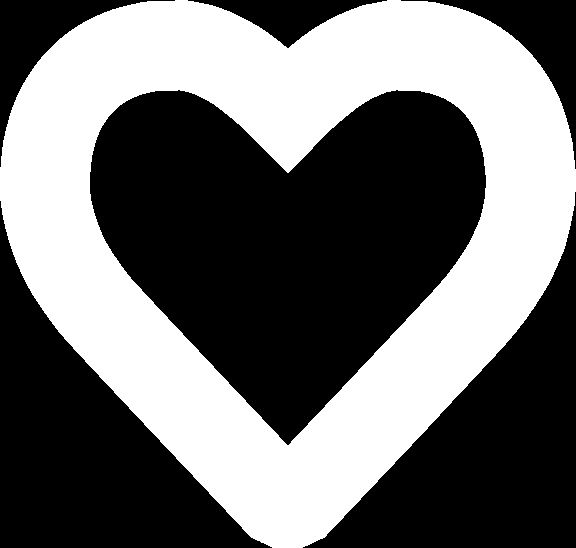
#> input picture tasks/torpedoes/heart_template.png, 576 x 548 px
$ python -i holes_detector.py   (imports and definitions only)   (older library calls are emulated)
#> lines starting #> are read from the running program, lines starting #| are printed output that depends on the picture; after the words box and inside, x2 and y2 are one past the last pixel; in counts of white or black regions, pixels touching at a corner belong together
#> further down, picture is the input picture: shape (548, 576, 3); 43.3% white; 1 white region, box (x1, y1, x2, y2) and area: (0, 0, 576, 548) 136749
"""
File contains interface for locator class for holes locator
"""
import cv2
import numpy as np

CURRENT_DIRECTORY = "tasks/torpedoes/"


class HeartDetector():
    def __init__(self, current_directory= "tasks/torpedoes/"):
#> called with current_directory = 'tasks/torpedoes/'
        self.CURRENT_DIRECTORY = current_directory

        template = cv2.imread(self.CURRENT_DIRECTORY + 'heart_template.png', cv2.CV_8UC1)
#> template: shape (548, 576); 43.3% white; 1 white region
        self.contours_template, self.hierarchy_template = cv2.findContours(template, cv2.RETR_CCOMP, cv2.CHAIN_APPROX_SIMPLE)
#> self.contours_template = 2 contours; box (x1, y1, x2, y2) and area: (0, 0, 576, 548) 223943, (89, 89, 487, 446) 88466; self.hierarchy_template = [[-1, -1, 1, -1], [-1, -1, -1, 0]]

    # [26 lines left out: functions draw_contours, prepareImage, thresholdImage, not called in this run]

    def doMorphOperations(self, frame):
        kernel = (19, 19)

        frame = cv2.erode(frame, cv2.getStructuringElement(cv2.MORPH_ELLIPSE, kernel))
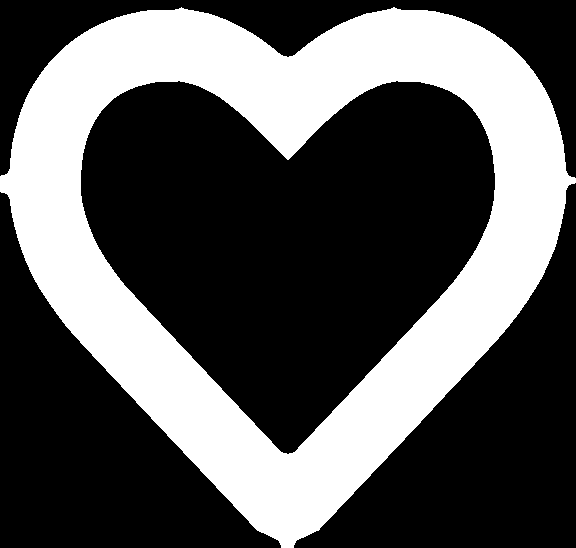
#> frame: shape (548, 576, 3); 34.7% white; 1 white region, box (x1, y1, x2, y2) and area: (0, 7, 576, 548) 109514
        frame = cv2.dilate(frame, cv2.getStructuringElement(cv2.MORPH_ELLIPSE, kernel))
#> frame: shape (548, 576, 3); 43.3% white; 1 white region, box (x1, y1, x2, y2) and area: (0, 0, 576, 548) 136718
        frame = cv2.dilate(frame, cv2.getStructuringElement(cv2.MORPH_ELLIPSE, kernel))
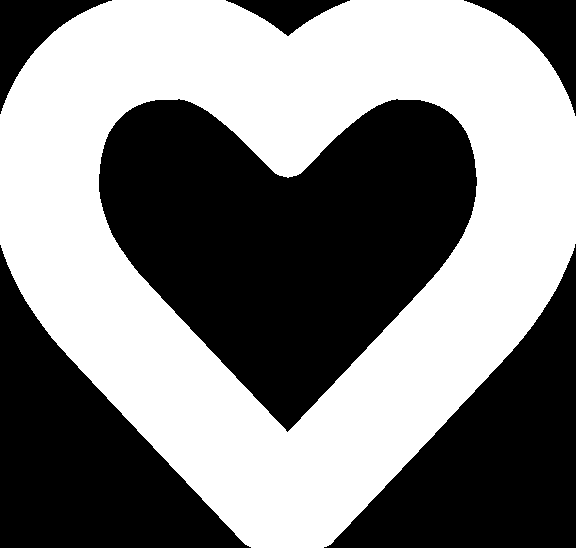
#> frame: shape (548, 576, 3); 51% white; 6 black regions, box (x1, y1, x2, y2) and area: (99, 99, 477, 432) 76937, (324, 244, 576, 548) 33613, (0, 245, 251, 548) 33460, (464, 0, 576, 116) 4342, (0, 0, 112, 114) 4301, (226, 0, 350, 36) 1996
        frame = cv2.erode(frame, cv2.getStructuringElement(cv2.MORPH_ELLIPSE, kernel))
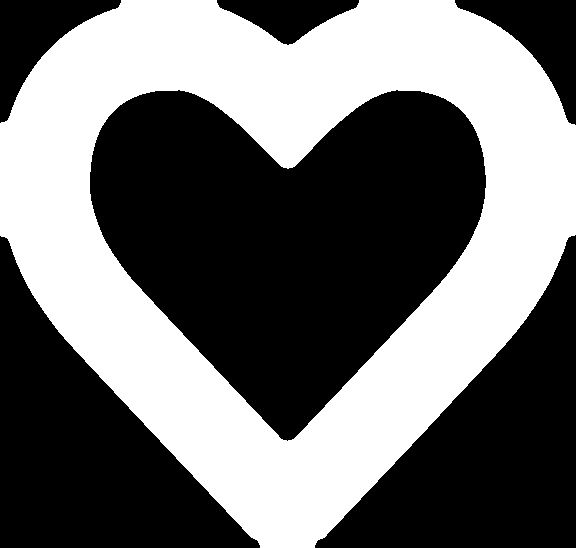
#> frame: shape (548, 576, 3); 43.7% white; 1 white region, box (x1, y1, x2, y2) and area: (0, 0, 576, 548) 137953
        return frame

    # [6 lines left out: function blurrImage, not called in this run]

    def findContours(self, frame):
        contours, hierarchy = cv2.findContours(frame, cv2.RETR_CCOMP, cv2.CHAIN_APPROX_SIMPLE)
        return contours, hierarchy

    # [44 lines left out: functions compareImages, get_heart_cordinates, find_coordinates, normalize_coordinates, not called in this run]


# [2 lines not run here, left out]

>>> import cv2
>>> picture = cv2.imread('tasks/torpedoes/heart_template.png')
>>> result = HeartDetector().doMorphOperations(picture)
